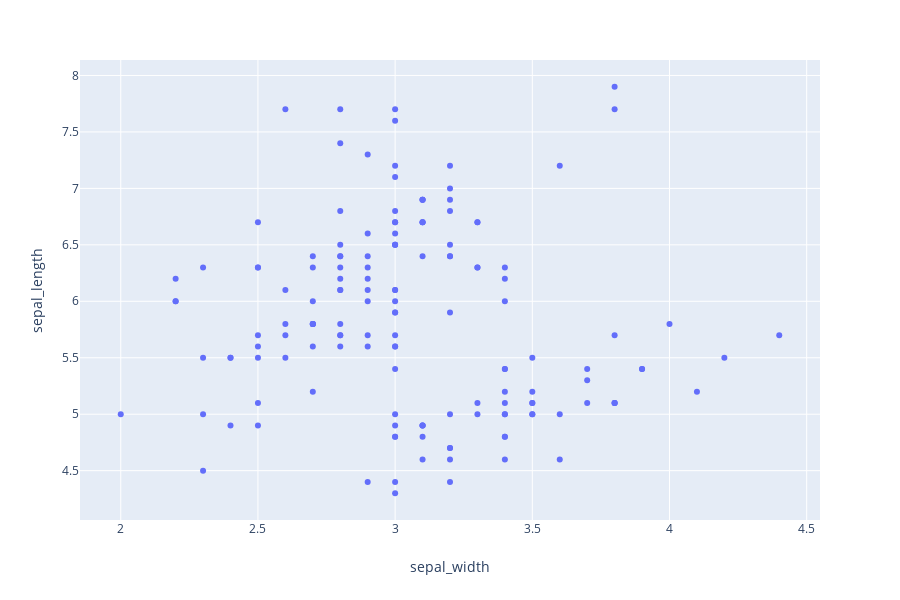

Write notebook code for a chart like this one.
### Code cell
px.scatter(iris, x="sepal_width", y="sepal_length")

### Figure 1 — Plotly figure (JSON) as saved in the notebook; plotly's stock layout.template omitted (floating-point values rounded to 4 significant figures; data arrays with more than 128 entries replaced by an {"elided": "..."} marker saying what was removed)
{"data": [{"hoverlabel": {"namelength": 0}, "hovertemplate": "sepal_width=%{x}<br>sepal_length=%{y}", "legendgroup": "", "marker": {"color": "#636efa", "symbol": "circle"}, "mode": "markers", "name": "", "showlegend": false, "type": "scatter", "uid": "2c70f77a-b87f-4a46-9c0b-f8de6dbfde73", "x": {"elided": "150 float values"}, "xaxis": "x", "y": {"elided": "150 float values"}, "yaxis": "y"}], "layout": {"grid": {"xaxes": ["x"], "xgap": 0.1, "xside": "bottom", "yaxes": ["y"], "ygap": 0.1, "yside": "left"}, "height": 600, "legend": {"tracegroupgap": 0}, "margin": {"t": 60}, "xaxis": {"title": {"text": "sepal_width"}}, "yaxis": {"title": {"text": "sepal_length"}}}}
